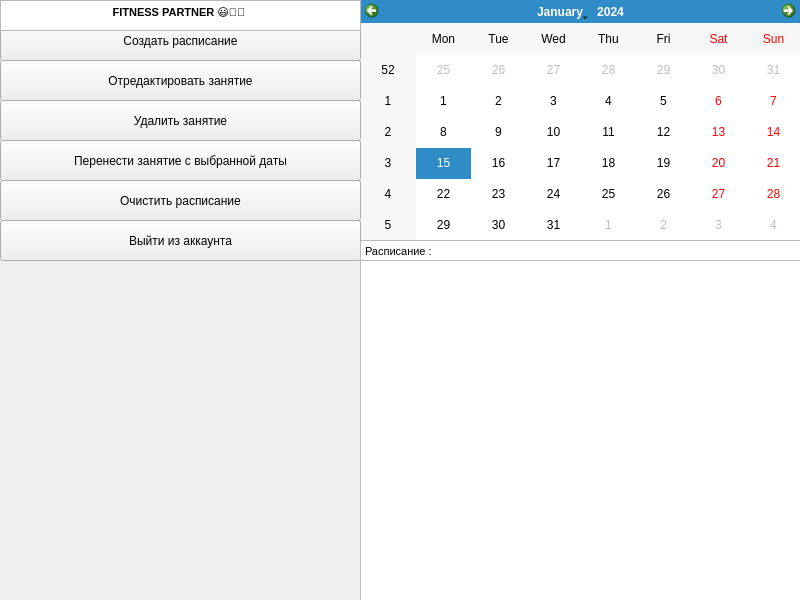
<?xml version="1.0" encoding="UTF-8"?>
<ui version="4.0">
 <class>MainWindow</class>
 <widget class="QMainWindow" name="MainWindow">
  <property name="geometry">
   <rect>
    <x>0</x>
    <y>0</y>
    <width>800</width>
    <height>600</height>
   </rect>
  </property>
  <property name="windowTitle">
   <string>MainWindow</string>
  </property>
  <widget class="QWidget" name="centralwidget">
   <widget class="QCalendarWidget" name="calendarWidget">
    <property name="geometry">
     <rect>
      <x>360</x>
      <y>0</y>
      <width>441</width>
      <height>241</height>
     </rect>
    </property>
   </widget>
   <widget class="QTextEdit" name="notesEdit">
    <property name="geometry">
     <rect>
      <x>360</x>
      <y>260</y>
      <width>441</width>
      <height>341</height>
     </rect>
    </property>
   </widget>
   <widget class="QPushButton" name="generateExercisesButton">
    <property name="geometry">
     <rect>
      <x>0</x>
      <y>20</y>
      <width>361</width>
      <height>41</height>
     </rect>
    </property>
    <property name="styleSheet">
     <string notr="true"/>
    </property>
    <property name="text">
     <string>Создать расписание</string>
    </property>
   </widget>
   <widget class="QPushButton" name="saveButton">
    <property name="geometry">
     <rect>
      <x>0</x>
      <y>60</y>
      <width>361</width>
      <height>41</height>
     </rect>
    </property>
    <property name="text">
     <string>Отредактировать занятие</string>
    </property>
   </widget>
   <widget class="QPushButton" name="deleteButton">
    <property name="geometry">
     <rect>
      <x>0</x>
      <y>100</y>
      <width>361</width>
      <height>41</height>
     </rect>
    </property>
    <property name="text">
     <string>Удалить занятие</string>
    </property>
   </widget>
   <widget class="QPushButton" name="logoutButton">
    <property name="geometry">
     <rect>
      <x>0</x>
      <y>220</y>
      <width>361</width>
      <height>41</height>
     </rect>
    </property>
    <property name="text">
     <string>Выйти из аккаунта</string>
    </property>
   </widget>
   <widget class="QTextBrowser" name="textBrowser">
    <property name="geometry">
     <rect>
      <x>360</x>
      <y>240</y>
      <width>461</width>
      <height>21</height>
     </rect>
    </property>
    <property name="html">
     <string>&lt;!DOCTYPE HTML PUBLIC &quot;-//W3C//DTD HTML 4.0//EN&quot; &quot;http://www.w3.org/TR/REC-html40/strict.dtd&quot;&gt;
&lt;html&gt;&lt;head&gt;&lt;meta name=&quot;qrichtext&quot; content=&quot;1&quot; /&gt;&lt;style type=&quot;text/css&quot;&gt;
p, li { white-space: pre-wrap; }
&lt;/style&gt;&lt;/head&gt;&lt;body style=&quot; font-family:'MS Shell Dlg 2'; font-size:8.25pt; font-weight:400; font-style:normal;&quot;&gt;
&lt;p style=&quot; margin-top:0px; margin-bottom:0px; margin-left:0px; margin-right:0px; -qt-block-indent:0; text-indent:0px;&quot;&gt;Расписание :&lt;/p&gt;&lt;/body&gt;&lt;/html&gt;</string>
    </property>
   </widget>
   <widget class="QLabel" name="BG">
    <property name="geometry">
     <rect>
      <x>0</x>
      <y>260</y>
      <width>361</width>
      <height>341</height>
     </rect>
    </property>
    <property name="text">
     <string/>
    </property>
   </widget>
   <widget class="QPushButton" name="clearButton">
    <property name="geometry">
     <rect>
      <x>0</x>
      <y>180</y>
      <width>361</width>
      <height>41</height>
     </rect>
    </property>
    <property name="text">
     <string>Очистить расписание</string>
    </property>
   </widget>
   <widget class="QPushButton" name="moveButton">
    <property name="geometry">
     <rect>
      <x>0</x>
      <y>140</y>
      <width>361</width>
      <height>41</height>
     </rect>
    </property>
    <property name="text">
     <string>Перенести занятие с выбранной даты</string>
    </property>
   </widget>
   <widget class="QTextBrowser" name="textBrowser_2">
    <property name="geometry">
     <rect>
      <x>0</x>
      <y>0</y>
      <width>361</width>
      <height>31</height>
     </rect>
    </property>
    <property name="html">
     <string>&lt;!DOCTYPE HTML PUBLIC &quot;-//W3C//DTD HTML 4.0//EN&quot; &quot;http://www.w3.org/TR/REC-html40/strict.dtd&quot;&gt;
&lt;html&gt;&lt;head&gt;&lt;meta name=&quot;qrichtext&quot; content=&quot;1&quot; /&gt;&lt;style type=&quot;text/css&quot;&gt;
p, li { white-space: pre-wrap; }
&lt;/style&gt;&lt;/head&gt;&lt;body style=&quot; font-family:'MS Shell Dlg 2'; font-size:8.25pt; font-weight:400; font-style:normal;&quot;&gt;
&lt;p align=&quot;center&quot; style=&quot; margin-top:0px; margin-bottom:0px; margin-left:0px; margin-right:0px; -qt-block-indent:0; text-indent:0px;&quot;&gt;&lt;span style=&quot; font-weight:600;&quot;&gt;FITNESS PARTNER 😃🤑💪 &lt;/span&gt;&lt;/p&gt;&lt;/body&gt;&lt;/html&gt;</string>
    </property>
   </widget>
   <zorder>BG</zorder>
   <zorder>calendarWidget</zorder>
   <zorder>notesEdit</zorder>
   <zorder>generateExercisesButton</zorder>
   <zorder>saveButton</zorder>
   <zorder>deleteButton</zorder>
   <zorder>logoutButton</zorder>
   <zorder>textBrowser</zorder>
   <zorder>clearButton</zorder>
   <zorder>logoutButton</zorder>
   <zorder>clearButton</zorder>
   <zorder>deleteButton</zorder>
   <zorder>saveButton</zorder>
   <zorder>generateExercisesButton</zorder>
   <zorder>moveButton</zorder>
   <zorder>textBrowser_2</zorder>
  </widget>
 </widget>
 <resources/>
 <connections/>
</ui>
